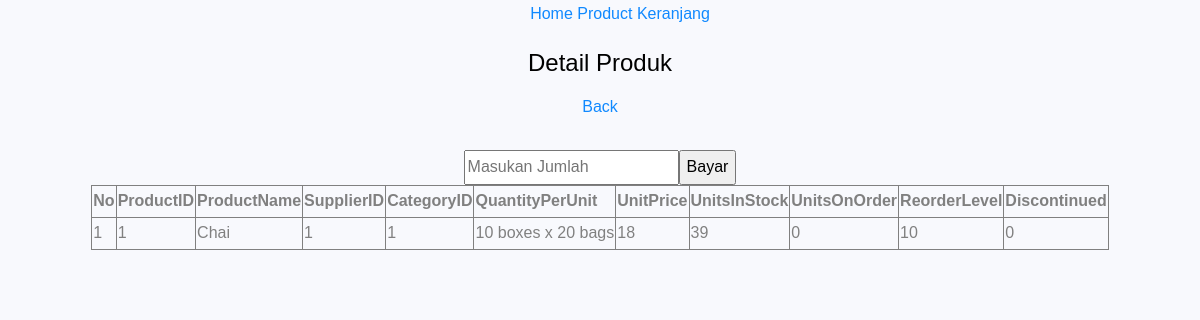
Screenshot of /index.php?product=1 with the database file from the repository.
### tables this page shows
CREATE TABLE `products` (
  `ProductID` int NOT NULL,
  `ProductName` varchar(40) DEFAULT NULL,
  `SupplierID` int DEFAULT NULL,
  `CategoryID` int DEFAULT NULL,
  `QuantityPerUnit` varchar(20) DEFAULT NULL,
  `UnitPrice` double DEFAULT NULL,
  `UnitsInStock` smallint DEFAULT NULL,
  `UnitsOnOrder` smallint DEFAULT NULL,
  `ReorderLevel` smallint DEFAULT NULL,
  `Discontinued` tinyint(1) DEFAULT NULL
);

### content/product/productId_.php (the view, shortened to what this page needs)
<?php
if (isset($_GET['product']) && $_GET['product'] != '') {
    $product = $_GET['product'];
?>
    <h4 class="card-title">Detail Produk</h4>
    <a href="<?= $previous ?>">Back</a>
    <br><br>
    <table border="1">
        <thead>
            <tr>
                <th width="8px">No</th>
                <th>ProductID</th>
                <th>ProductName</th>
                <th>SupplierID</th>
                <th>CategoryID</th>
                <th>QuantityPerUnit</th>
                <th>UnitPrice</th>
                <th>UnitsInStock</th>
                <th>UnitsOnOrder</th>
                <th>ReorderLevel</th>
                <th>Discontinued</th>
            </tr>
        </thead>
        <tbody>
            <?php
            $query = mysqli_query($db, "SELECT * FROM products WHERE ProductID='$product'");
            $no = 1;
            ?>
            <?php while ($data = mysqli_fetch_array($query)) { ?>
                <tr>
                    <td><?php echo $no++ ?></td>
                    <td><?php echo $data['ProductID'] ?></td>
                    <td>
                        <?php echo $data['ProductName'] ?>
                    </td>
                    <td><?php echo $data['SupplierID'] ?></td>
                    <td><?php echo $data['CategoryID'] ?></td>
                    <td><?php echo $data['QuantityPerUnit'] ?></td>
                    <td><?php echo $data['UnitPrice'] ?></td>
                    <td><?php echo $data['UnitsInStock'] ?></td>
                    <td><?php echo $data['UnitsOnOrder'] ?></td>
                    <td><?php echo $data['ReorderLevel'] ?></td>
                    <td><?php echo $data['Discontinued'] ?></td>
                </tr>
                <form action="query/tambah.php" method="post">
                    <input type="text" name="jumlah" id="" placeholder="Masukan Jumlah">
                    <input type="submit" name="submit" value="Bayar">
                </form>
            <?php } ?>
        </tbody>
    </table>
<?php } ?>

### rows the page displays
products: ProductID "1", ProductName "Chai", SupplierID "1", CategoryID "1", QuantityPerUnit "10 boxes x 20 bags", UnitPrice "18", UnitsInStock "39", UnitsOnOrder "0", ReorderLevel "10", Discontinued "0"
